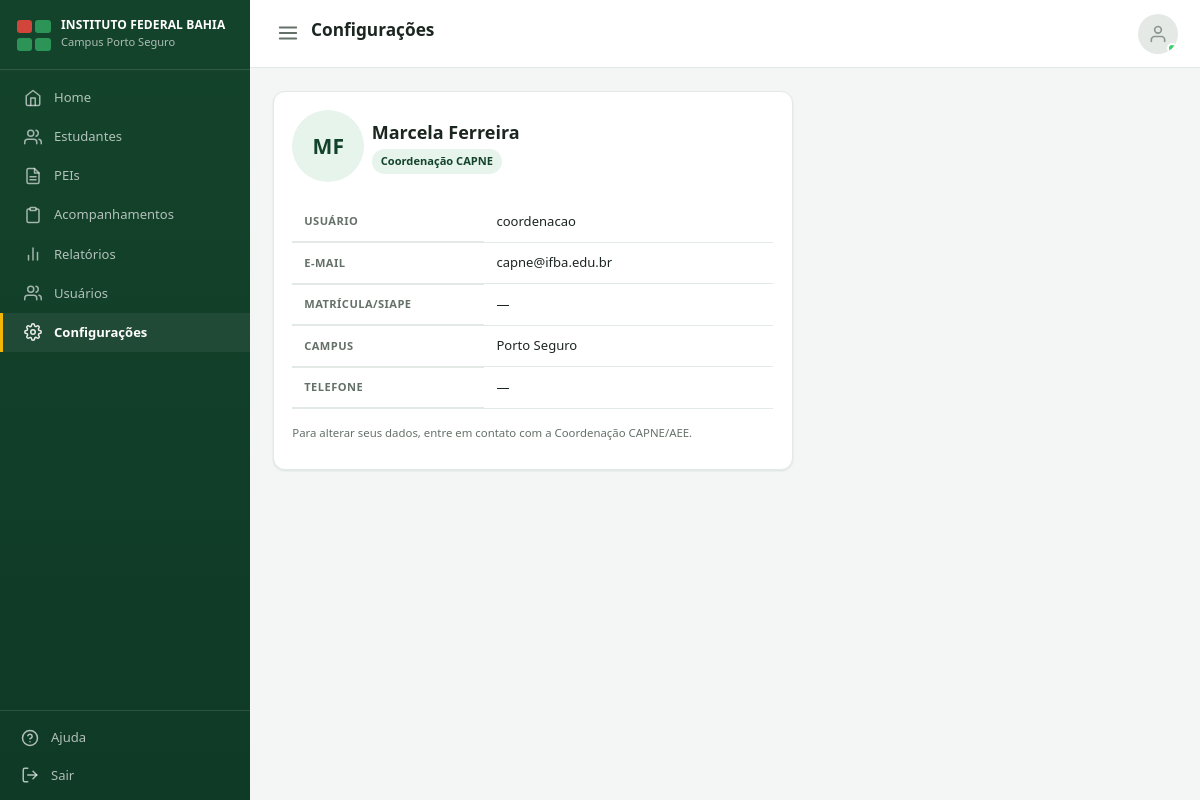
The page /contas/perfil/ (signed in) on the database its author committed.
### accounts/models.py (models this page shows, shortened)
class Usuario(AbstractUser):
    class Perfil(models.TextChoices):
        COORDENACAO = 'coordenacao', 'Coordenação CAPNE'
        PROFESSOR = 'professor', 'Professor'
    perfil = models.CharField(
        max_length=20, choices=Perfil.choices, default=Perfil.PROFESSOR,
    )
    registro = models.CharField(
        'Matrícula/SIAPE', max_length=30, blank=True,
    )
    campus = models.CharField(max_length=100, blank=True, default='Porto Seguro')
    telefone = models.CharField(max_length=20, blank=True)
    ativo = models.BooleanField(default=True)
    criado_em = models.DateTimeField(auto_now_add=True)
    class Meta:
        verbose_name = 'Usuário'
        verbose_name_plural = 'Usuários'
        ordering = ['first_name', 'last_name']
    @property
    def is_coordenacao(self):
        return self.perfil == self.Perfil.COORDENACAO

### accounts/views.py (the view)
# urls.py: path('perfil/', views.perfil, name='perfil'),
@login_required
def perfil(request):
    return render(request, 'accounts/perfil.html')

### dashboard/templatetags/icons.py (called while the page is built)
@register.simple_tag
def icon(name, size=18, css_class=''):
    path = PATHS.get(name, '')
    extra = f' {css_class}' if css_class else ''
    return mark_safe(
        f'<svg xmlns="http://www.w3.org/2000/svg" width="{size}" height="{size}" viewBox="0 0 24 24" '
        f'fill="none" stroke="currentColor" stroke-width="2" stroke-linecap="round" '
        f'stroke-linejoin="round" class="icon-svg{extra}">{path}</svg>'
    )

### templates/accounts/perfil.html
{% extends 'base.html' %}
{% block page_title %}Configurações{% endblock %}
{% block content %}
<div class="card" style="max-width:520px">
  <div class="d-flex align-center gap-2" style="margin-bottom:1.25rem">
    <div class="avatar avatar-lg">{{ user.first_name|slice:':1' }}{{ user.last_name|slice:':1' }}</div>
    <div>
      <h2 style="margin-bottom:.15rem">{{ user.get_full_name|default:user.username }}</h2>
      <span class="badge">{{ user.get_perfil_display }}</span>
    </div>
  </div>
  <table class="data-table">
    <tr><th style="width:40%">Usuário</th><td>{{ user.username }}</td></tr>
    <tr><th>E-mail</th><td>{{ user.email|default:'—' }}</td></tr>
    <tr><th>Matrícula/SIAPE</th><td>{{ user.registro|default:'—' }}</td></tr>
    <tr><th>Campus</th><td>{{ user.campus|default:'—' }}</td></tr>
    <tr><th>Telefone</th><td>{{ user.telefone|default:'—' }}</td></tr>
  </table>
  <p class="form-help" style="margin-top:1rem">Para alterar seus dados, entre em contato com a Coordenação CAPNE/AEE.</p>
</div>
{% endblock %}

### static/css/style.css (style rules this page uses)
:root { --verde-900: #0f3a26; --verde-800: #14432b; --verde-700: #1a5734; --verde-600: #227a45; --verde-500: #2d9457; --verde-100: #e6f4ec; --verde-50: #f2faf5; --roxo: #7c6fe0; --amarelo: #f2b705; --azul: #3b82c4; --cinza-cat: #a2ada7; --bg: #f3f6f4; --card-bg: #ffffff; --text: #1c2621; --text-muted: #647169; --border: #e3e9e5; --danger: #d1453b; --danger-bg: #fbe9e7; --warning: #b8860b; --warning-bg: #fff6e0; --sucesso: #1a5734; --sucesso-bg: #e6f4ec; --radius: 12px; --shadow: 0 1px 2px rgba(15, 58, 38, 0.05), 0 1px 3px rgba(15, 58, 38, 0.05); --sidebar-w: 250px; --laranja: #d98a1f; --laranja-bg: #fdf1e0; }
* { box-sizing: border-box; }
.icon-svg { display: inline-block; vertical-align: middle; flex-shrink: 0; }
.btn .icon-svg, .quick-link .icon-svg, .topbar-profile .icon-svg { display: block; }
html, body { margin: 0; padding: 0; background: var(--bg); color: var(--text); font-family: "Segoe UI", Roboto, -apple-system, BlinkMacSystemFont, Arial, sans-serif; font-size: 15px; line-height: 1.5; }
h1, h2, h3, h4 { margin: 0 0 .4em; font-weight: 600; color: var(--text); }
h2 { font-size: 1.2rem; }
p { margin: 0 0 .75em; }
.sidebar-nav a .icon-svg { flex-shrink: 0; opacity: .9; }
.card { background: var(--card-bg); border: 1px solid var(--border); border-radius: var(--radius); box-shadow: var(--shadow); padding: 1.25rem; }
.form-help { font-size: .76rem; color: var(--text-muted); margin-top: .25rem; }
table.data-table { width: 100%; border-collapse: collapse; font-size: .87rem; }
.data-table th { text-align: left; padding: .7rem .8rem; border-bottom: 2px solid var(--border); color: var(--text-muted); font-size: .74rem; text-transform: uppercase; letter-spacing: .04em; }
.data-table td { padding: .7rem .8rem; border-bottom: 1px solid var(--border); vertical-align: middle; }
.badge { display: inline-flex; align-items: center; gap: .3rem; padding: .25rem .6rem; border-radius: 999px; font-size: .74rem; font-weight: 600; background: var(--verde-100); color: var(--verde-800); }
.avatar { width: 40px; height: 40px; border-radius: 50%; background: var(--verde-100); color: var(--verde-800); display: flex; align-items: center; justify-content: center; font-weight: 700; font-size: .9rem; flex-shrink: 0; overflow: hidden; }
.avatar-lg { width: 72px; height: 72px; font-size: 1.4rem; }
.d-flex { display: flex; }
.gap-2 { gap: .5rem; }
.align-center { align-items: center; }

### rows shown on the page
Usuario: first_name "M", last_name "F", get_full_name "Marcela Ferreira", perfil "Coordenação CAPNE", username "coordenacao", email "capne@ifba.edu.br", registro "—", campus "Porto Seguro", telefone "—"
